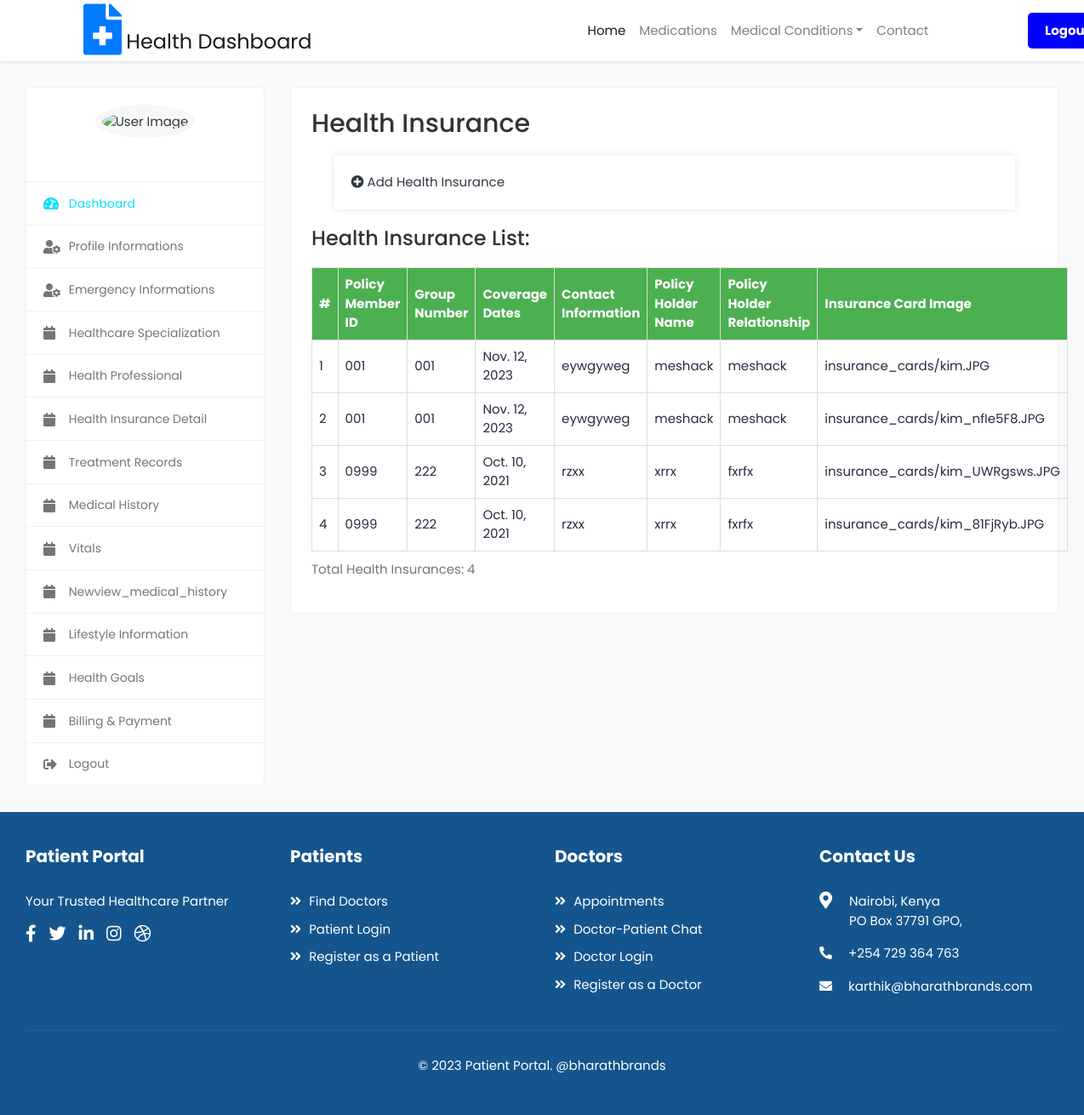
The app's page /health_insurance_list/ (signed in) with its own data.
### patientapp/models.py (models this page shows, shortened)
class HealthInsurance(models.Model):
    patient = models.ForeignKey(Patient, on_delete=models.CASCADE, related_name='health_insurances',)
    company_name = models.CharField(max_length=100)
    policy_member_id = models.CharField(max_length=100)
    group_number = models.CharField(max_length=100, blank=True, null=True)
    coverage_dates = models.DateField(null=True, blank=True)
    contact_information = models.TextField()
    policy_holder_name = models.CharField(max_length=100, blank=True, null=True)
    policy_holder_relationship = models.CharField(max_length=50, blank=True, null=True)
    insurance_card_image = models.ImageField(upload_to='insurance_cards/', blank=True, null=True)

### patientapp/views.py (the view)
# urls.py: path('health_insurance_list/', views.health_insurance_list, name='health_insurance_list'),
def health_insurance_list(request):
    if request.user.is_authenticated:
        patient = Patient.objects.get(user=request.user)
        health_insurances = patient.health_insurances.all()
        context = {'health_insurances': health_insurances}
        return render(request, 'health_insurance_list.html', context)
    else:
        return redirect('login')

### templates/health_insurance_list.html (shortened to what this page needs)
{% extends "base.html" %}
{% load static %}
{% block content %}
<div class="content">
  <div class="container-fluid">
    <div class="row">
      {% include 'users/patientsidenav.html' %}
      <div class="col-md-7 col-lg-8 col-xl-9">
        <div class="card">
          <div class="card-body">
            <h2>Health Insurance</h2>
            <div class="display">
              <a href="{% url 'add_health_insurance' %}">
                <i class="fas fa-plus-circle"></i> Add Health Insurance
              </a>
            </div>
            <h3>Health Insurance List:</h3>
            <table>
              <thead>
                <tr>
                  <th>#</th>
                  <th>Policy Member ID</th>
                  <th>Group Number</th>
                  <th>Coverage Dates</th>
                  <th>Contact Information</th>
                  <th>Policy Holder Name</th>
                  <th>Policy Holder Relationship</th>
                  <th>Insurance Card Image</th>
                </tr>
              </thead>
              <tbody>
                {% for health_insurance in health_insurances %}
                  <tr>
                    <td>{{ forloop.counter }}</td>
                    <td>{{ health_insurance.policy_member_id }}</td>
                    <td>{{ health_insurance.group_number }}</td>
                    <td>{{ health_insurance.coverage_dates }}</td>
                    <td>{{ health_insurance.contact_information }}</td>
                    <td>{{ health_insurance.policy_holder_name }}</td>
                    <td>{{ health_insurance.policy_holder_relationship }}</td>
                    <td>{{ health_insurance.insurance_card_image }}</td>
                  </tr>
                {% endfor %}
              </tbody>
            </table>
            <p class="counter">Total Health Insurances: {{ health_insurances|length }}</p>
          </div>
        </div>
      </div>
    </div>
  </div>
</div>
{% endblock %}

### templates/health_insurance_list.html (style rules this page uses)
.display { max-width: 800px; margin: 20px auto; background-color: #fff; padding: 20px; box-shadow: 0 0 10px rgba(0, 0, 0, 0.1); }
h2, h3 { color: #333; }
table { width: 100%; border-collapse: collapse; margin-top: 20px; }
th, td { border: 1px solid #ddd; padding: 8px; text-align: left; }
th { background-color: #4caf50; color: white; }
.counter { color: #777; margin-top: 10px; }

### records on screen
HealthInsurance: policy_member_id "001", group_number "001", coverage_dates "Nov. 12, 2023", contact_information "eywgyweg", policy_holder_name "meshack", policy_holder_relationship "meshack", insurance_card_image "insurance_cards/kim.JPG"
HealthInsurance: policy_member_id "001", group_number "001", coverage_dates "Nov. 12, 2023", contact_information "eywgyweg", policy_holder_name "meshack", policy_holder_relationship "meshack", insurance_card_image "insurance_cards/kim_nfIe5F8.JPG"
HealthInsurance: policy_member_id "0999", group_number "222", coverage_dates "Oct. 10, 2021", contact_information "rzxx", policy_holder_name "xrrx", policy_holder_relationship "fxrfx", insurance_card_image "insurance_cards/kim_UWRgsws.JPG"
HealthInsurance: policy_member_id "0999", group_number "222", coverage_dates "Oct. 10, 2021", contact_information "rzxx", policy_holder_name "xrrx", policy_holder_relationship "fxrfx", insurance_card_image "insurance_cards/kim_81FjRyb.JPG"

### other values on screen
{{ health_insurances|length }} "4"
